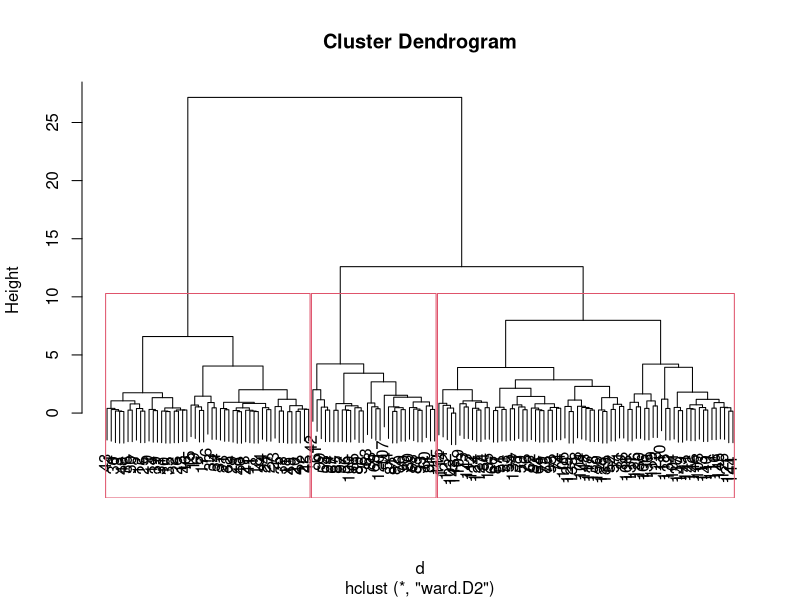

R code for this plot:
# ?iris

dat = iris[, 1:4]

pmatrix = scale(dat)

d = dist(pmatrix)

c = hclust(d, method="ward.D2")

plot(c)

rect.hclust(c, k=3)

groups <- cutree(c, k=3)

table(iris$Species, groups)